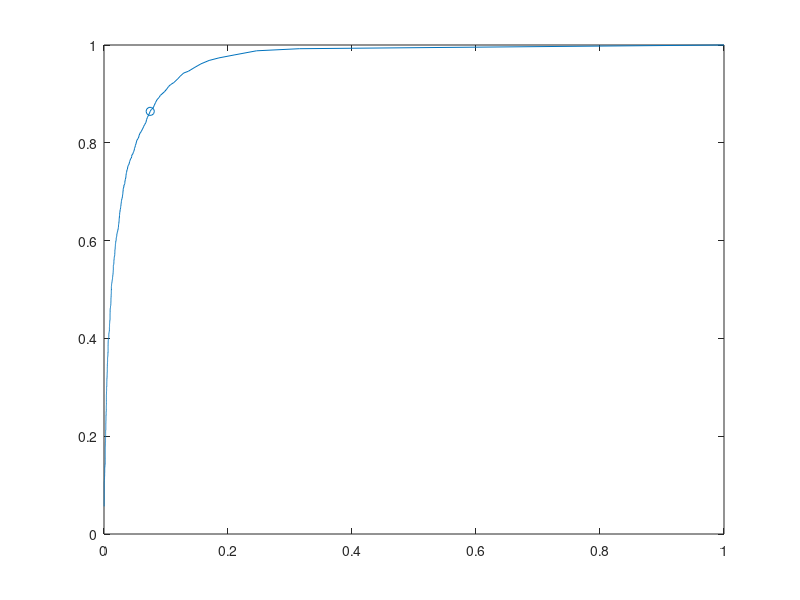

This chart was generated by the following MATLAB code:
% % Kieran McVeigh 2/21/21
%Naive Bayes classifications

% load data % first 4 columns are features and 5th column is labels
all_data = importdata('all_data.txt');

%% setup from assignment
mean_zero_vector = [-1; 1; -1; 1];
covariance_zero_matrix =[2 1 1 2];

mean_one_vector = [1; 1; 1; 1];
covariance_one_matrix =[1 2 1 3];
labels = all_data(:,5);
prior_L0 = .7;
prior_L1 = .3;

%% calc likelihood ratio
like_zero = mvnpdf(all_data(:,1:4),mean_zero_vector',covariance_zero_matrix);
like_one = mvnpdf(all_data(:,1:4),mean_one_vector',covariance_one_matrix);

like_ratio = like_one(:)./like_zero(:);

%% emperical gammas
gamma_values = linspace(0,1000,10000);
optimal_error_rate = 1;
optimal_gamma = 0;
for gamma_idx=1:length(gamma_values)
    classification = like_ratio > gamma_values(gamma_idx);
    %need to calculate true positives
    % first we need to get the true positives these are all places where
    true_positive_indices = labels == 1;
    true_positive_rate(gamma_idx) = sum(classification(true_positive_indices)==1)/sum(true_positive_indices);
    false_positive_rate(gamma_idx) = sum(classification(~true_positive_indices)==1)/sum(~true_positive_indices);
    false_negative_rate(gamma_idx) = sum(classification(true_positive_indices)==0)/sum(true_positive_indices);
    true_negative_rate(gamma_idx) = sum(classification(~true_positive_indices)==0)/sum(~true_positive_indices);
    
    %p(error) = p(L1|Lo)P(L0) + P(L0|L1)P(L1)
    error_rate = false_positive_rate(gamma_idx) * prior_L0 + false_negative_rate(gamma_idx) * prior_L1;
    
    if error_rate < optimal_error_rate
        optimal_error_rate = error_rate;
        optimal_gamma = gamma_values(gamma_idx);
        optimal_true_pos_rate = true_positive_rate(gamma_idx);
        optimal_false_pos_rate = false_positive_rate(gamma_idx);
    end
    
end

%% analytical
analytical_gamma = .7/.3;
classification = like_ratio > analytical_gamma;
    %need to calculate true positives
    % first we need to get the true positives these are all places where
true_positive_indices = labels == 1;
true_positive_rate_analytical_gamma = sum(classification(true_positive_indices)==1)/sum(true_positive_indices);
false_positive_rate_analytical_gamma = sum(classification(~true_positive_indices)==1)/sum(~true_positive_indices);
false_negative_rate_analytical_gamma = sum(classification(true_positive_indices)==0)/sum(true_positive_indices);
true_negative_rate_analytical_gamma = sum(classification(~true_positive_indices)==0)/sum(~true_positive_indices);

%p(error) = p(L1|Lo)P(L0) + P(L0|L1)P(L1)
error_rate_analytical_gamma = false_positive_rate_analytical_gamma * prior_L0 + false_negative_rate_analytical_gamma * prior_L1;

plot(false_positive_rate,true_positive_rate)
hold on
scatter(optimal_false_pos_rate,optimal_true_pos_rate)
% scatter(...
%     false_positive_rate_analytical_gamma,...
%     true_positive_rate_analytical_gamma)

%hold off;

